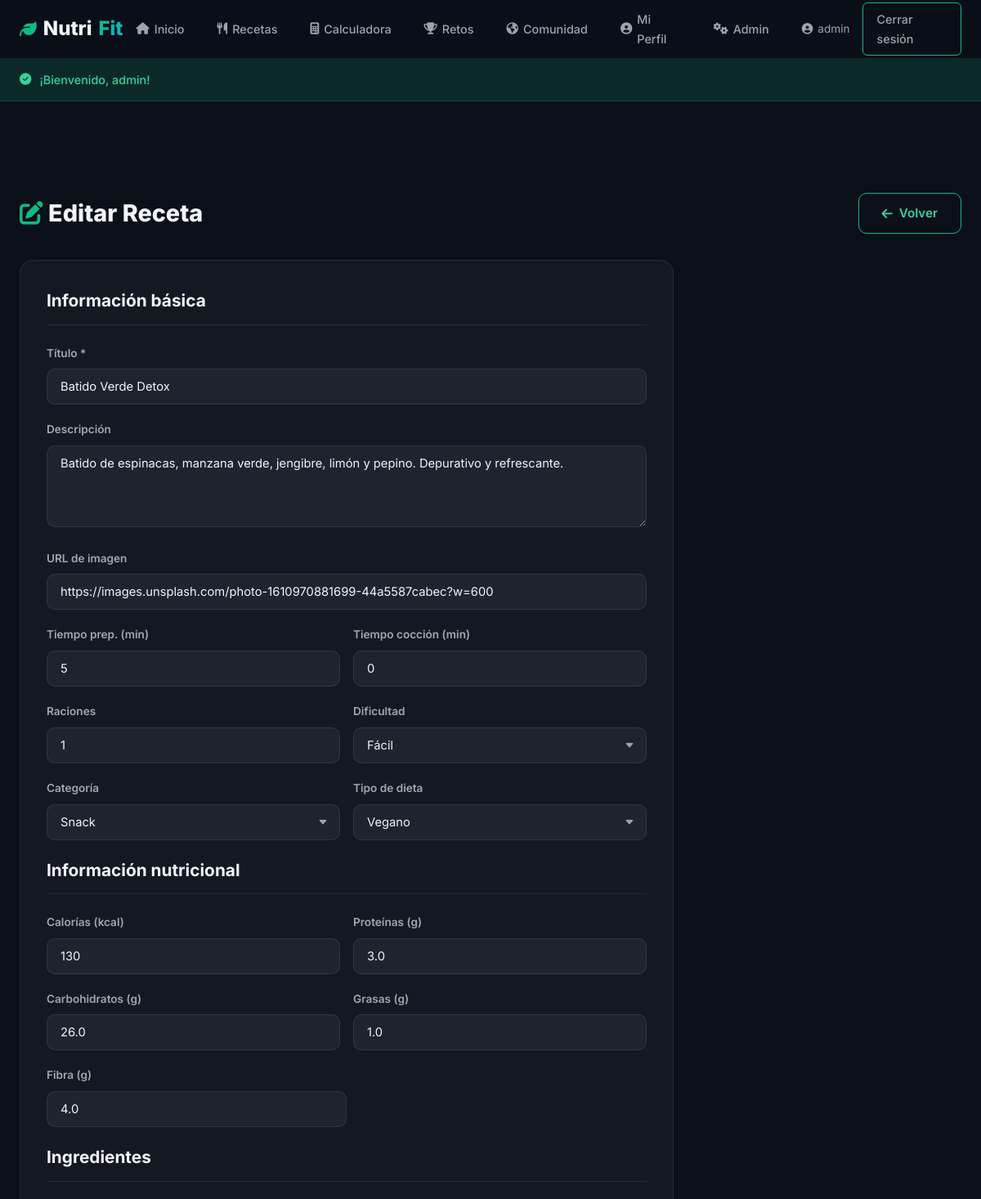
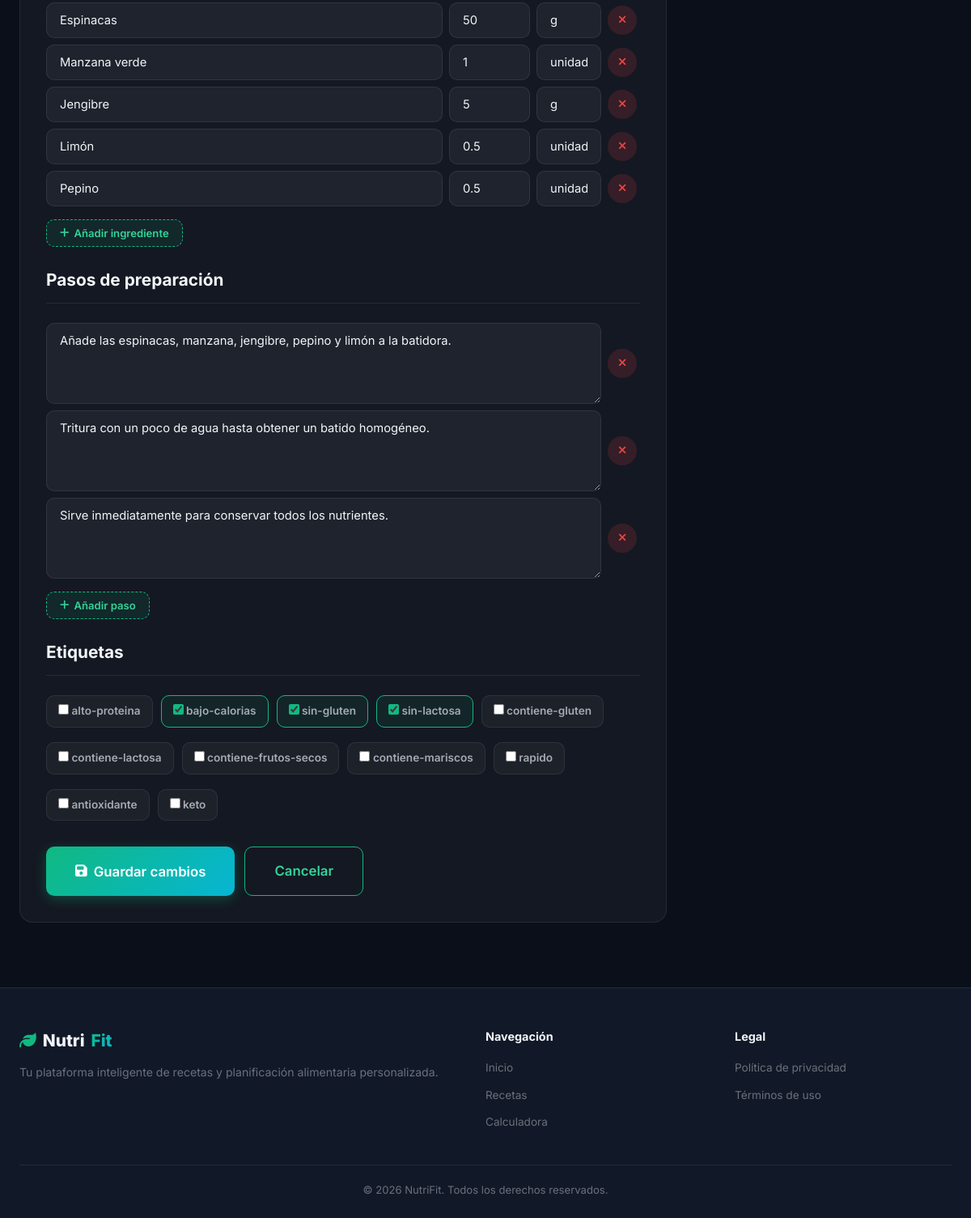
The app's page /admin/recipe_form.php?id=48 (signed in) with its own data (2 pictures, top to bottom).
### tables this page shows
CREATE TABLE recipes (
    id INT AUTO_INCREMENT PRIMARY KEY,
    title VARCHAR(200) NOT NULL,
    description TEXT,
    image_url VARCHAR(500) DEFAULT '',
    prep_time INT DEFAULT 0 COMMENT 'minutes',
    cook_time INT DEFAULT 0 COMMENT 'minutes',
    servings INT DEFAULT 1,
    difficulty ENUM('facil', 'media', 'dificil') DEFAULT 'facil',
    category ENUM('desayuno', 'comida', 'cena', 'snack') DEFAULT 'comida',
    diet_type ENUM('omnivoro', 'vegetariano', 'vegano') DEFAULT 'omnivoro',
    calories INT DEFAULT 0,
    protein DECIMAL(6,1) DEFAULT 0,
    carbs DECIMAL(6,1) DEFAULT 0,
    fat DECIMAL(6,1) DEFAULT 0,
    fiber DECIMAL(6,1) DEFAULT 0,
    created_at TIMESTAMP DEFAULT CURRENT_TIMESTAMP
);

CREATE TABLE recipe_ingredients (
    id INT AUTO_INCREMENT PRIMARY KEY,
    recipe_id INT NOT NULL,
    ingredient_name VARCHAR(150) NOT NULL,
    quantity VARCHAR(50) DEFAULT '',
    unit VARCHAR(30) DEFAULT '',
    FOREIGN KEY (recipe_id) REFERENCES recipes(id) ON DELETE CASCADE
);

CREATE TABLE recipe_steps (
    id INT AUTO_INCREMENT PRIMARY KEY,
    recipe_id INT NOT NULL,
    step_number INT NOT NULL,
    instruction TEXT NOT NULL,
    FOREIGN KEY (recipe_id) REFERENCES recipes(id) ON DELETE CASCADE
);

### includes/functions.php (called while the page is built, shortened)
<?php
function sanitize($str) {
    return htmlspecialchars(trim($str), ENT_QUOTES, 'UTF-8');
}
function getRecipeById($id) {
    $db = getDB();
    $stmt = $db->prepare("SELECT * FROM recipes WHERE id = :id");
    $stmt->execute([':id' => $id]);
    return $stmt->fetch();
}
function getRecipeIngredients($recipeId) {
    $db = getDB();
    $stmt = $db->prepare("SELECT * FROM recipe_ingredients WHERE recipe_id = :id ORDER BY id");
    $stmt->execute([':id' => $recipeId]);
    return $stmt->fetchAll();
}
function getRecipeSteps($recipeId) {
    $db = getDB();
    $stmt = $db->prepare("SELECT * FROM recipe_steps WHERE recipe_id = :id ORDER BY step_number");
    $stmt->execute([':id' => $recipeId]);
    return $stmt->fetchAll();
}
function getRecipeTags($recipeId) {
    $db = getDB();
    $stmt = $db->prepare("SELECT tag FROM recipe_tags WHERE recipe_id = :id");
    $stmt->execute([':id' => $recipeId]);
    return $stmt->fetchAll(PDO::FETCH_COLUMN);
}

### admin/recipe_form.php (the view, shortened to what this page needs)
<?php
require_once __DIR__ . '/../includes/functions.php';
$editing = false;
$recipe = [
    'title' => '', 'description' => '', 'image_url' => '',
    'prep_time' => '', 'cook_time' => '', 'servings' => 1,
    'difficulty' => 'facil', 'category' => 'comida', 'diet_type' => 'omnivoro',
    'calories' => '', 'protein' => '', 'carbs' => '', 'fat' => '', 'fiber' => ''
];
$ingredients = [];
$steps = [];
$tags = [];
if (!empty($_GET['id'])) {
    $editing = true;
    $recipe = getRecipeById(intval($_GET['id']));
    $ingredients = getRecipeIngredients($recipe['id']);
    $steps = getRecipeSteps($recipe['id']);
    $tags = getRecipeTags($recipe['id']);
}
include __DIR__ . '/../includes/header.php';
?>
<div class="admin-page">
    <div class="container">
        <div class="admin-header">
            <h1><i class="fas fa-<?= $editing ? 'edit' : 'plus-circle' ?>" style="color:var(--accent)"></i> <?= $editing ? 'Editar Receta' : 'Nueva Receta' ?></h1>
            <a href="recipes.php" class="btn btn-outline"><i class="fas fa-arrow-left"></i> Volver</a>
        </div>
        <form method="POST" class="admin-form">
            <h2>Información básica</h2>
            <div class="form-group">
                <label for="title">Título *</label>
                <input type="text" name="title" id="title" value="<?= sanitize($recipe['title']) ?>" required>
            </div>
            <div class="form-group">
                <label for="description">Descripción</label>
                <textarea name="description" id="description" rows="3"><?= sanitize($recipe['description']) ?></textarea>
            </div>
            <div class="form-group">
                <label for="image_url">URL de imagen</label>
                <input type="url" name="image_url" id="image_url" value="<?= sanitize($recipe['image_url']) ?>" placeholder="https://...">
            </div>
            <div class="form-row">
                <div class="form-group">
                    <label for="prep_time">Tiempo prep. (min)</label>
                    <input type="number" name="prep_time" id="prep_time" value="<?= $recipe['prep_time'] ?>" min="0">
                </div>
                <div class="form-group">
                    <label for="cook_time">Tiempo cocción (min)</label>
                    <input type="number" name="cook_time" id="cook_time" value="<?= $recipe['cook_time'] ?>" min="0">
                </div>
            </div>
            <div class="form-row">
                <div class="form-group">
                    <label for="servings">Raciones</label>
                    <input type="number" name="servings" id="servings" value="<?= $recipe['servings'] ?>" min="1">
                </div>
                <div class="form-group">
                    <label for="difficulty">Dificultad</label>
                    <select name="difficulty" id="difficulty">
                        <option value="facil" <?= $recipe['difficulty'] === 'facil' ? 'selected' : '' ?>>Fácil</option>
                    </select>
                </div>
            </div>
            <div class="form-row">
                <div class="form-group">
                    <label for="category">Categoría</label>
                    <select name="category" id="category">
                        <option value="snack" <?= $recipe['category'] === 'snack' ? 'selected' : '' ?>>Snack</option>
                    </select>
                </div>
                <div class="form-group">
                    <label for="diet_type">Tipo de dieta</label>
                    <select name="diet_type" id="diet_type">
                        <option value="vegano" <?= $recipe['diet_type'] === 'vegano' ? 'selected' : '' ?>>Vegano</option>
                    </select>
                </div>
            </div>
            <h2>Información nutricional</h2>
            <div class="form-row">
                <div class="form-group">
                    <label for="calories">Calorías (kcal)</label>
                    <input type="number" name="calories" id="calories" value="<?= $recipe['calories'] ?>" min="0">
                </div>
                <div class="form-group">
                    <label for="protein">Proteínas (g)</label>
                    <input type="number" name="protein" id="protein" value="<?= $recipe['protein'] ?>" min="0" step="0.1">
                </div>
            </div>
            <div class="form-row">
                <div class="form-group">
                    <label for="carbs">Carbohidratos (g)</label>
                    <input type="number" name="carbs" id="carbs" value="<?= $recipe['carbs'] ?>" min="0" step="0.1">
                </div>
                <div class="form-group">
                    <label for="fat">Grasas (g)</label>
                    <input type="number" name="fat" id="fat" value="<?= $recipe['fat'] ?>" min="0" step="0.1">
                </div>
            </div>
            <div class="form-group" style="max-width:50%">
                <label for="fiber">Fibra (g)</label>
                <input type="number" name="fiber" id="fiber" value="<?= $recipe['fiber'] ?>" min="0" step="0.1">
            </div>
            <h2>Ingredientes</h2>
            <div class="dynamic-list">
                <div class="items-container">
                    <?php if (!empty($ingredients)):
                        foreach ($ingredients as $i => $ing): ?>
                        <div class="item-row">
                            <input type="text" name="ingredients[<?= $i ?>][name]" value="<?= sanitize($ing['ingredient_name']) ?>" placeholder="Ingrediente" required>
                            <input type="text" name="ingredients[<?= $i ?>][quantity]" value="<?= sanitize($ing['quantity']) ?>" placeholder="Cantidad">
                            <input type="text" name="ingredients[<?= $i ?>][unit]" value="<?= sanitize($ing['unit']) ?>" placeholder="Unidad">
                            <button type="button" class="remove-btn" onclick="this.parentElement.remove()"><i class="fas fa-times"></i></button>
                        </div>
                    <?php endforeach; endif; ?>
                </div>
                <button type="button" class="add-item-btn add-ingredient-btn"><i class="fas fa-plus"></i> Añadir ingrediente</button>
            </div>
            <h2 style="margin-top:24px">Pasos de preparación</h2>
            <div class="dynamic-list">
                <div class="items-container">
                    <?php if (!empty($steps)):
                        foreach ($steps as $i => $step): ?>
                        <div class="item-row" style="grid-template-columns: 1fr 40px;">
                            <textarea name="steps[<?= $i ?>]" placeholder="Paso <?= $i + 1 ?>..." rows="2" required><?= sanitize($step['instruction']) ?></textarea>
                            <button type="button" class="remove-btn" onclick="this.parentElement.remove()"><i class="fas fa-times"></i></button>
                        </div>
                    <?php endforeach; endif; ?>
                </div>
                <button type="button" class="add-item-btn add-step-btn"><i class="fas fa-plus"></i> Añadir paso</button>
            </div>
            <h2 style="margin-top:24px">Etiquetas</h2>
            <div class="form-group">
                <div class="checkbox-group">
                    <?php
                    $allTags = ['alto-proteina','bajo-calorias','sin-gluten','sin-lactosa','contiene-gluten','contiene-lactosa','contiene-frutos-secos','contiene-mariscos','rapido','antioxidante','keto'];
                    foreach ($allTags as $t): ?>
                        <label class="checkbox-item">
                            <input type="checkbox" name="tags[]" value="<?= $t ?>" <?= in_array($t, $tags) ? 'checked' : '' ?>>
                            <?= $t ?>
                        </label>
                    <?php endforeach; ?>
                </div>
            </div>
            <div style="display:flex;gap:12px;margin-top:24px">
                <button type="submit" class="btn btn-primary btn-lg">
                    <i class="fas fa-save"></i> <?= $editing ? 'Guardar cambios' : 'Crear receta' ?>
                </button>
                <a href="recipes.php" class="btn btn-outline btn-lg">Cancelar</a>
            </div>
        </form>
    </div>
</div>
<?php include __DIR__ . '/../includes/footer.php'; ?>

### records on screen
recipes: title "Batido Verde Detox", description "Batido de espinacas, manzana verde, jengibre, limón y pepino. Depurativo y refrescante.", image_url "https://images.unsplash.com/photo-1610970881699-44a5587cabec?w=600", prep_time "5", cook_time "0", servings "1", difficulty "Fácil", category "Snack", diet_type "Vegano", calories "130", protein "3.0", carbs "26.0", fat "1.0", fiber "4.0"
recipe_ingredients: ingredient_name "Espinacas", quantity "50", unit "g"
recipe_ingredients: ingredient_name "Manzana verde", quantity "1", unit "unidad"
recipe_ingredients: ingredient_name "Jengibre", quantity "5", unit "g"
recipe_ingredients: ingredient_name "Limón", quantity "0.5", unit "unidad"
recipe_ingredients: ingredient_name "Pepino", quantity "0.5", unit "unidad"
recipe_steps: instruction "Añade las espinacas, manzana, jengibre, pepino y limón a la batidora."
recipe_steps: instruction "Tritura con un poco de agua hasta obtener un batido homogéneo."
recipe_steps: instruction "Sirve inmediatamente para conservar todos los nutrientes."

### other values on screen
$_SESSION['username'] "admin"
$flash['message'] "¡Bienvenido, admin!"
$t "alto-proteina"
$t "bajo-calorias"
$t "sin-gluten"
$t "sin-lactosa"
$t "contiene-gluten"
$t "contiene-lactosa"
$t "contiene-frutos-secos"
$t "contiene-mariscos"
$t "rapido"
$t "antioxidante"
$t "keto"
